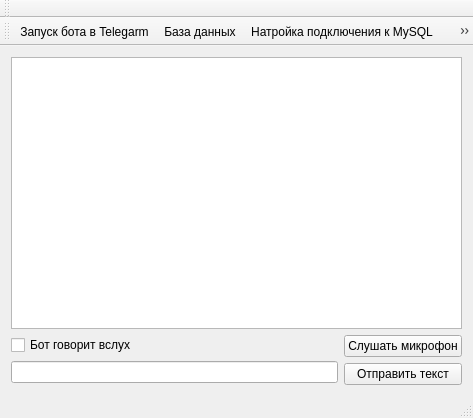
<?xml version="1.0" encoding="UTF-8"?>
<ui version="4.0">
 <class>MainWindow</class>
 <widget class="QMainWindow" name="MainWindow">
  <property name="geometry">
   <rect>
    <x>0</x>
    <y>0</y>
    <width>473</width>
    <height>418</height>
   </rect>
  </property>
  <property name="windowTitle">
   <string>MainWindow</string>
  </property>
  <widget class="QWidget" name="centralWidget">
   <layout class="QVBoxLayout" name="verticalLayout_3">
    <item>
     <widget class="QListWidget" name="listWidget"/>
    </item>
    <item>
     <layout class="QHBoxLayout" name="horizontalLayout">
      <item>
       <layout class="QVBoxLayout" name="verticalLayout_2">
        <item>
         <widget class="QCheckBox" name="checkBox">
          <property name="text">
           <string>Бот говорит вслух</string>
          </property>
         </widget>
        </item>
        <item>
         <widget class="QLineEdit" name="lineEdit"/>
        </item>
       </layout>
      </item>
      <item>
       <layout class="QVBoxLayout" name="verticalLayout">
        <item>
         <widget class="QPushButton" name="pbMicro">
          <property name="text">
           <string>Слушать микрофон</string>
          </property>
         </widget>
        </item>
        <item>
         <widget class="QPushButton" name="pbText">
          <property name="text">
           <string>Отправить текст</string>
          </property>
         </widget>
        </item>
       </layout>
      </item>
     </layout>
    </item>
   </layout>
  </widget>
  <widget class="QToolBar" name="mainToolBar">
   <attribute name="toolBarArea">
    <enum>TopToolBarArea</enum>
   </attribute>
   <attribute name="toolBarBreak">
    <bool>false</bool>
   </attribute>
  </widget>
  <widget class="QStatusBar" name="statusBar"/>
  <widget class="QToolBar" name="toolBar">
   <property name="windowTitle">
    <string>toolBar</string>
   </property>
   <attribute name="toolBarArea">
    <enum>TopToolBarArea</enum>
   </attribute>
   <attribute name="toolBarBreak">
    <bool>true</bool>
   </attribute>
   <addaction name="startTele"/>
   <addaction name="DB"/>
   <addaction name="settings"/>
   <addaction name="supportForm"/>
  </widget>
  <action name="startTele">
   <property name="icon">
    <iconset>
     <normaloff>../pics/teleiconon.png</normaloff>../pics/teleiconon.png</iconset>
   </property>
   <property name="text">
    <string>Запуск бота в Telegarm</string>
   </property>
  </action>
  <action name="DB">
   <property name="icon">
    <iconset>
     <normaloff>../pics/Databaseicon.png</normaloff>../pics/Databaseicon.png</iconset>
   </property>
   <property name="text">
    <string>База данных</string>
   </property>
   <property name="toolTip">
    <string>База данных</string>
   </property>
   <property name="shortcut">
    <string>Ctrl+D</string>
   </property>
  </action>
  <action name="settings">
   <property name="icon">
    <iconset>
     <normaloff>../pics/SettingDatabaseicon.png</normaloff>../pics/SettingDatabaseicon.png</iconset>
   </property>
   <property name="text">
    <string>Натройка подключения к MySQL</string>
   </property>
   <property name="toolTip">
    <string>Натройка подключения к MySQL</string>
   </property>
   <property name="shortcut">
    <string>Ctrl+C</string>
   </property>
  </action>
  <action name="supportForm">
   <property name="icon">
    <iconset>
     <normaloff>../pics/support.png</normaloff>../pics/support.png</iconset>
   </property>
   <property name="text">
    <string>Справка о программе</string>
   </property>
   <property name="toolTip">
    <string>Справка о программе</string>
   </property>
   <property name="shortcut">
    <string>F1</string>
   </property>
  </action>
 </widget>
 <layoutdefault spacing="6" margin="11"/>
 <resources/>
 <connections/>
</ui>
